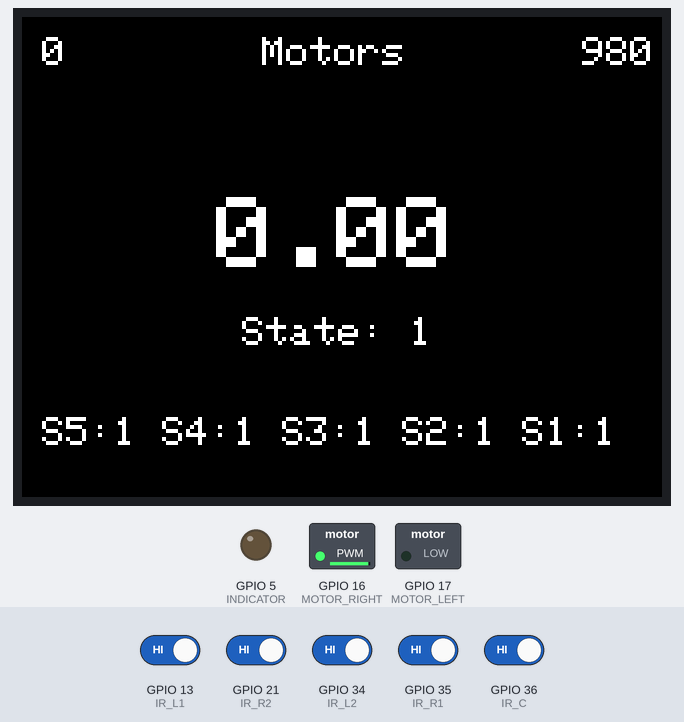
A sketch run on a simulated ESP32. Parts: 320×240 colour display, switched loads named in the sketch (green lamp = pin HIGH), output pins drawn as LEDs (lit = HIGH). The test bench sets the inputs (shaded band); at power-on: GPIO 13 (IR_L1), GPIO 21 (IR_R2), GPIO 34 (IR_L2), GPIO 35 (IR_R1), GPIO 36 (IR_C) HIGH.

Above: at 1.3 s.
1.4 s: GPIO 13 (IR_L1) driven LOW
At 2.0 s:
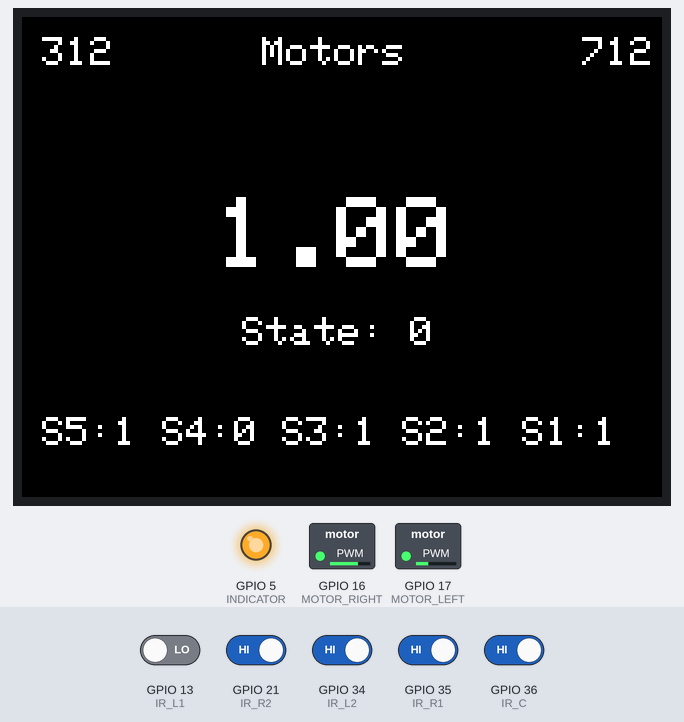
4.4 s: GPIO 21 (IR_R2) driven LOW
At 5.3 s:
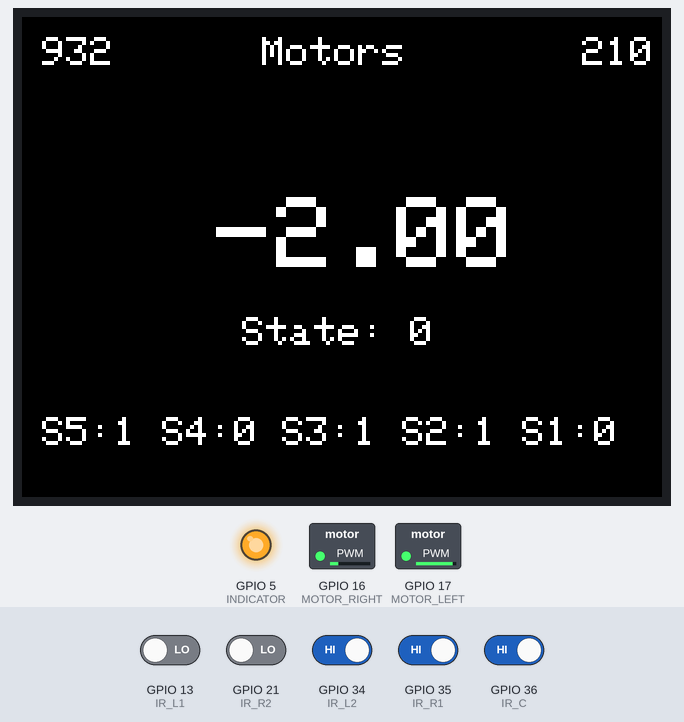
6.1 s: GPIO 34 (IR_L2) driven LOW
At 7.0 s:
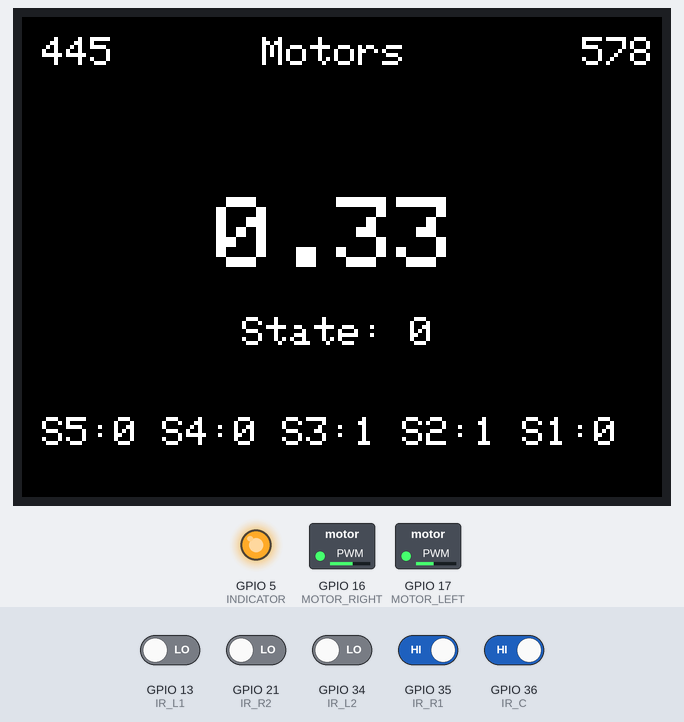
9.1 s: GPIO 35 (IR_R1) driven LOW
At 10.4 s:
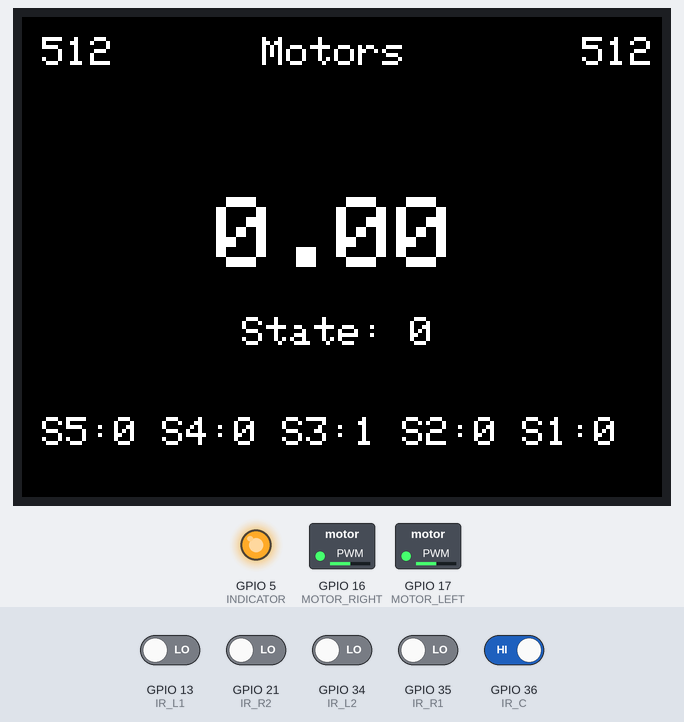
10.8 s: GPIO 13 (IR_L1) driven HIGH
At 11.6 s:
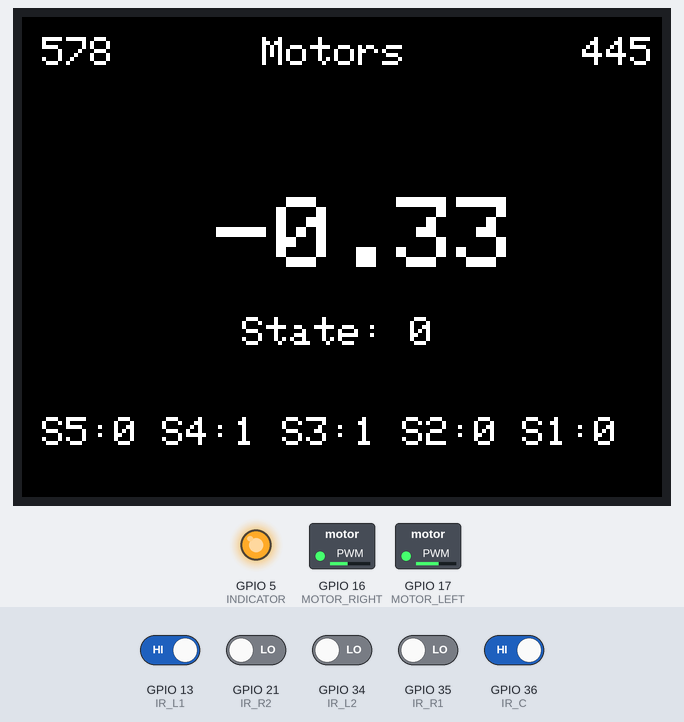
12.5 s: GPIO 21 (IR_R2) driven HIGH
At 13.4 s:
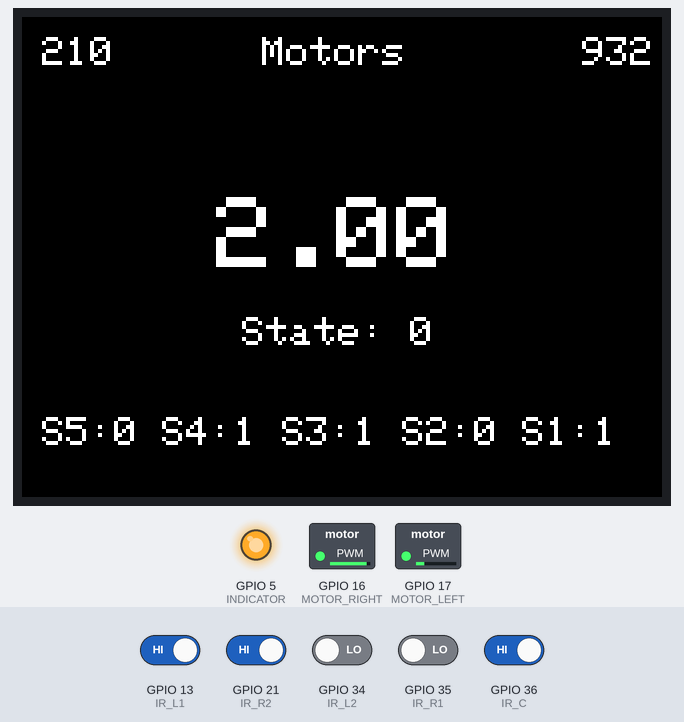
Timing chart, 0 to 15.5 s (numbered marks = the images above; inputs shaded):
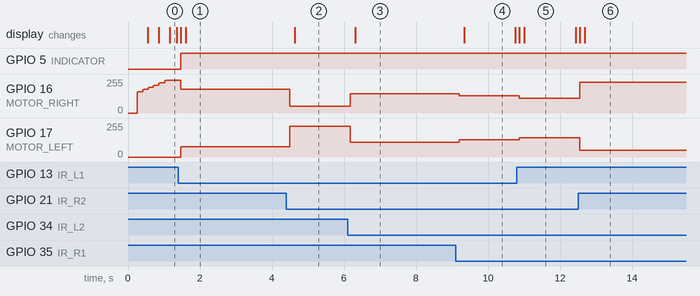

Measured:
- after the input at 1.4 s, GPIO 5 (INDICATOR): LOW → HIGH after 0.06 s; GPIO 16 (MOTOR_RIGHT): 244/255 → 177/255 after 0.07 s; GPIO 17 (MOTOR_LEFT): 0/255 → 78/255 after 0.07 s; the display: first differs from a run without the input after 0.21 s (image 1)
- after the input at 4.4 s, GPIO 16 (MOTOR_RIGHT): 177/255 → 52/255 after 0.10 s; GPIO 17 (MOTOR_LEFT): 78/255 → 232/255 after 0.10 s; the display: changes after 0.24 s (image 2)
- after the input at 6.1 s, GPIO 16 (MOTOR_RIGHT): 52/255 → 144/255 after 0.08 s; GPIO 17 (MOTOR_LEFT): 232/255 → 111/255 after 0.08 s; the display: changes after 0.22 s (image 3)
- after the input at 9.1 s, GPIO 16 (MOTOR_RIGHT): 144/255 → 128/255 after 0.10 s; GPIO 17 (MOTOR_LEFT): 111/255 → 128/255 after 0.10 s; the display: changes after 0.24 s (image 4)
- after the input at 10.8 s, GPIO 16 (MOTOR_RIGHT): 128/255 → 111/255 after 0.07 s; GPIO 17 (MOTOR_LEFT): 128/255 → 144/255 after 0.07 s; the display: first differs from a run without the input after 0.21 s (image 5)
- after the input at 12.5 s, GPIO 16 (MOTOR_RIGHT): 111/255 → 232/255 after 0.05 s; GPIO 17 (MOTOR_LEFT): 144/255 → 52/255 after 0.05 s; the display: first differs from a run without the input after 0.19 s (image 6)
- what the display in image 4 shows lasts 1.5 s, from 9.3 s to 10.8 s

The sketch:

main.ino
```cpp
#include <M5Stack.h>

#define IR_L2 34
#define IR_L1 13
#define IR_C 36
#define IR_R1 35
#define IR_R2 21

#define M5_BUTTON_A 39
#define M5_BUTTON_B 38
#define M5_BUTTON_C 37

#define MOTOR_RIGHT 16
#define MOTOR_LEFT 17
#define INDICATOR 5

#define SENSOR_COUNT 5

// LEDC
#define MOTOR_RIGHT_CHANNEL 1
#define MOTOR_LEFT_CHANNEL 2
#define RESOLUTION_BITS 10
#define FREQUENCY 100

enum RobotState {
    FOLLOW, // Robot is following the line
    SEARCH // Robot is searching for the line
};

// Screen - Refresh Rate
#define REFRESH_DELAY 50
unsigned long lastRefresh = 0;

// Settings - MOTOR
#define BASE_SPEED 512
#define MIN_SPEED 230
#define HARD_MIN_SPEED 50 // Used as a hard limit for the motors, to prevent them from stopping at all.
#define MAX_SPEED 1023
#define SEARCH_SPEED 280
#define RECOVER_SPEED 340

// Settings - Algorithm
#define CORRECTION_STRENGTH 200
#define DAMPING_STRENGTH 350

int weights[SENSOR_COUNT] = {5, 1, 0, -1, -5};

// Settings - Search
#define SEARCH_RAMP_START_MS 0
#define SEARCH_RAMP_FULL_MS 900
#define SEARCH_RAMP_MAX_BONUS 400
#define SEARCH_BASE_TURN_BIAS 300

// Motor calibration
#define MOTOR_LEFT_CORRECTION 0
#define MOTOR_RIGHT_CORRECTION 0

// Memory - General
RobotState state = FOLLOW;
int sensorValues[SENSOR_COUNT];

// Memory - Follow
float lastError = 0;

// Memory - Search
unsigned long searchStartTimeStamp = 0;
float lastSeenPosition = 0;

void setup() {
    M5.begin();

    // Sensors
    pinMode(IR_L2, INPUT);
    pinMode(IR_L1, INPUT);
    pinMode(IR_C, INPUT);
    pinMode(IR_R1, INPUT);
    pinMode(IR_R2, INPUT);

    // Buttons
    pinMode(M5_BUTTON_A, INPUT);
    pinMode(M5_BUTTON_B, INPUT);
    pinMode(M5_BUTTON_C, INPUT);

    // Motors
    ledcSetup(MOTOR_RIGHT_CHANNEL, FREQUENCY, RESOLUTION_BITS);
    ledcAttachPin(MOTOR_RIGHT, MOTOR_RIGHT_CHANNEL);
    ledcWrite(MOTOR_RIGHT_CHANNEL, 0);

    ledcSetup(MOTOR_LEFT_CHANNEL, FREQUENCY, RESOLUTION_BITS);
    ledcAttachPin(MOTOR_LEFT, MOTOR_LEFT_CHANNEL);
    ledcWrite(MOTOR_LEFT_CHANNEL, 0);

    pinMode(INDICATOR, OUTPUT);
}

void debugDisplay(int speedRight, int speedLeft) {
    if (millis() - lastRefresh < REFRESH_DELAY)
        return;

    M5.Lcd.clear();
    M5.Lcd.setTextSize(2);

    M5.Lcd.setCursor(120, 10);
    M5.Lcd.printf("Motors");
    M5.Lcd.setCursor(10, 10);
    M5.Lcd.printf("%d", speedLeft);
    M5.Lcd.setCursor(280, 10);
    M5.Lcd.printf("%d", speedRight);

    M5.Lcd.setCursor(97, 90);
    M5.Lcd.setTextSize(5);
    M5.Lcd.printf("%.2f", lastSeenPosition);

    M5.Lcd.setTextSize(2);
    M5.Lcd.setCursor(110, 150);
    M5.Lcd.printf("State: %d", state);

    M5.Lcd.setCursor(10, 200);

    for (int i = 0; i < SENSOR_COUNT; i++) {
        M5.Lcd.printf("S%d:%d ", SENSOR_COUNT - i, sensorValues[i]);
    }

    lastRefresh = millis();
}

void move(int leftSpeed, int rightSpeed) {
    leftSpeed = constrain(leftSpeed + MOTOR_LEFT_CORRECTION, 0, MAX_SPEED);
    rightSpeed = constrain(rightSpeed + MOTOR_RIGHT_CORRECTION, 0, MAX_SPEED);

    debugDisplay(rightSpeed, leftSpeed);

    ledcWrite(MOTOR_LEFT_CHANNEL, leftSpeed);
    ledcWrite(MOTOR_RIGHT_CHANNEL, rightSpeed);
}

void followLine(float error) {
    digitalWrite(INDICATOR, HIGH); // Used as a visual indicator that the robot is following a line

    float damping = error - lastError;
    float correction = CORRECTION_STRENGTH * error + DAMPING_STRENGTH * damping;

    // Ideal World Values - those are the values we want the motors to go.
    int leftSpeed = BASE_SPEED - correction;
    int rightSpeed = BASE_SPEED + correction;

    if (leftSpeed > 0 && leftSpeed < MIN_SPEED) {
        leftSpeed = MIN_SPEED - 20;
        rightSpeed += 20;
    }

    if (rightSpeed > 0 && rightSpeed < MIN_SPEED) {
        rightSpeed = MIN_SPEED - 20;
        leftSpeed += 20;
    }

    rightSpeed = constrain(rightSpeed, HARD_MIN_SPEED, MAX_SPEED);
    leftSpeed = constrain(leftSpeed, HARD_MIN_SPEED, MAX_SPEED);

    move(leftSpeed, rightSpeed);
    lastError = error;
}

int signOf(float value) {
    if (value < 0) return -1;
    if (value > 0) return 1;
    return 0;
}

void search() {
    digitalWrite(INDICATOR, LOW);

    unsigned long elapsedTime = millis() - searchStartTimeStamp;

    int direction = signOf(lastSeenPosition);
    if (direction == 0) {
        direction = signOf(lastError);
        if (direction == 0) direction = 1;
    }

    int rampedBonus = 0;
    if (elapsedTime > SEARCH_RAMP_START_MS) {
        unsigned long rampTime = elapsedTime - SEARCH_RAMP_START_MS;
        if (rampTime > (SEARCH_RAMP_FULL_MS - SEARCH_RAMP_START_MS)) {
            rampTime = (SEARCH_RAMP_FULL_MS - SEARCH_RAMP_START_MS);
        }

        rampedBonus = (int)((float)rampTime / (float)(SEARCH_RAMP_FULL_MS - SEARCH_RAMP_START_MS) * SEARCH_RAMP_MAX_BONUS);
    }

    int turnBias = SEARCH_BASE_TURN_BIAS + rampedBonus;
    int insideMotor = SEARCH_SPEED - turnBias;
    int outsideMotor = SEARCH_SPEED + turnBias;

    if (elapsedTime < SEARCH_RAMP_START_MS) {
        insideMotor = SEARCH_SPEED;
        outsideMotor = SEARCH_SPEED;
    }

    if (direction > 0) {
        move(insideMotor, outsideMotor);
    } else {
        move(outsideMotor, insideMotor);
    }
}

void readSensors(int &onLineSensors, float &position) {
    onLineSensors = 0;
    position = 0;

    int weight = 0;

    sensorValues[0] = digitalRead(IR_L2);
    sensorValues[1] = digitalRead(IR_L1);
    sensorValues[2] = digitalRead(IR_C);
    sensorValues[3] = digitalRead(IR_R1);
    sensorValues[4] = digitalRead(IR_R2);

    for (int i = 0; i < SENSOR_COUNT; i++) {
        bool onLine = !sensorValues[i];
        if (onLine) {
            onLineSensors++;
            weight += weights[i];
        }
    }

    if (onLineSensors > 0) {
        position = (float) weight / (float) onLineSensors;
    } else {
        position = 0;
    }
}

void loop() {
    int onLineSensors = 0;
    float position = 0;

    readSensors(onLineSensors, position);

    if (onLineSensors == 0) {
        if (state != SEARCH) {
            state = SEARCH;
            searchStartTimeStamp = millis();
        }
    } else {
        lastSeenPosition = position;
        state = FOLLOW;
    }

    switch (state) {
        case FOLLOW:
            followLine(position);
            break;
        case SEARCH:
            search();
            break;
    }

    delay(5);
}
```
